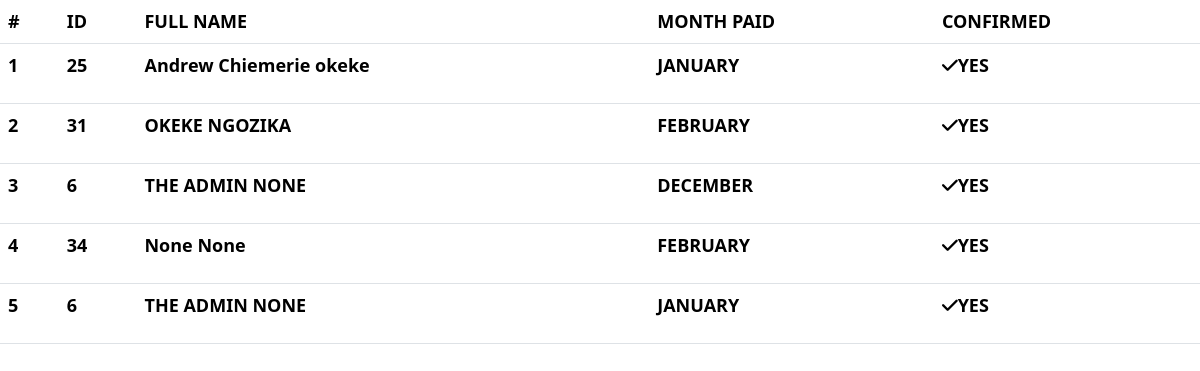
The page /confirmed-users/ on the database its author committed.
### base/models.py (models this page shows, shortened)
class ConfirmPayment(models.Model):
    contribution = models.ForeignKey(Contribution, on_delete=models.SET_NULL,null=True,blank=True)
    confirm = models.CharField(max_length=100, null=True)

class Contribution(models.Model):
    MONTH_CHOICES = [
        ('January', 'January'),
        ('February', 'February'),
        ('March', 'March'),
        ('April', 'April'),
        ('May', 'May'),
        ('June', 'June'),
        ('July', 'July'),
        ('August', 'August'),
        ('September', 'September'),
        ('October', 'October'),
        ('November', 'November'),
        ('December', 'December'),
    ]
    user = models.ForeignKey(User, on_delete=models.SET_NULL,null=True)
    contributionimage = models.ImageField(upload_to='contribution_images',null=True,blank=True)
    created_at = models.DateTimeField(default=datetime.now)
    confirmation=models.CharField(max_length=300,null=True,blank=True)
    months = models.CharField(max_length=20, choices=MONTH_CHOICES, null=True, blank=True)
    def get_user_fullname(self):
        profile = Profile.objects.filter(user=self.user).first()
        if profile:
            return f"{profile.firstname} {profile.lastname}"
        return "No Profile Available"

class Profile(models.Model):
    user = models.ForeignKey(User, on_delete=models.CASCADE)
    profileimage = models.ImageField(upload_to='profile_images',blank=True,null=True,default="login_295128.png")
    firstname = models.CharField(max_length=200,null=True,blank=True)
    lastname = models.CharField(max_length=200,null=True,blank=True)
    state = models.CharField(max_length=200,null=True,blank=True)
    phonenumber=models.CharField(max_length=20, null=True,blank=True)

### base/views.py (the view)
# urls.py: path("confirmed-users/",views.confirmed_users,name='confirmed-users'),
def confirmed_users(request):
    all = ConfirmPayment.objects.all()
    themonth = Month.objects.all()
    context = {"all":all,"themonth":themonth}
    return render(request,'confirmed-users.html',context)

### base/context_processors.py (called while the page is built)
def user_profile(request):
    if request.user.is_authenticated:
        try:
            profile = Profile.objects.get(user=request.user)
        except Profile.DoesNotExist:
            profile = None
    else:
        profile = None
    return {'user_profile': profile}

### template/confirmed-users.html (shortened to what this page needs)
{% extends 'home.html' %}
{% block content %}
<table class="table">
  <thead>
    <tr>
      <th scope="col">#</th>
      <th scope="col">ID</th>
      <th scope="col">FULL NAME</th>
      <th scope="col">MONTH PAID</th>
      <th scope="col">CONFIRMED</th>
    </tr>
  </thead>
  <tbody>
    {% for x in all %}
    <tr>
      <th scope="row">{{ forloop.counter }}</th>
      <td>{{ x.contribution.user.id }}</td>
      <td><p>{{ x.contribution.get_user_fullname }}</p></td>
      <td>{{ x.contribution.months }}</td>
      <td><i class="fa-solid fa-check"></i>YES</td>
    </tr>
    {% endfor %}
  </tbody>
</table>
{% endblock %}

### template/confirmed-users.html (style rules this page uses)
body { color: black; }

### rows shown on the page
ConfirmPayment: contribution.user.id "25", contribution.get_user_fullname "Andrew Chiemerie okeke", contribution.months "JANUARY"
ConfirmPayment: contribution.user.id "31", contribution.get_user_fullname "OKEKE NGOZIKA", contribution.months "FEBRUARY"
ConfirmPayment: contribution.user.id "6", contribution.get_user_fullname "THE ADMIN NONE", contribution.months "DECEMBER"
ConfirmPayment: contribution.user.id "34", contribution.get_user_fullname "None None", contribution.months "FEBRUARY"
ConfirmPayment: contribution.user.id "6", contribution.get_user_fullname "THE ADMIN NONE", contribution.months "JANUARY"
